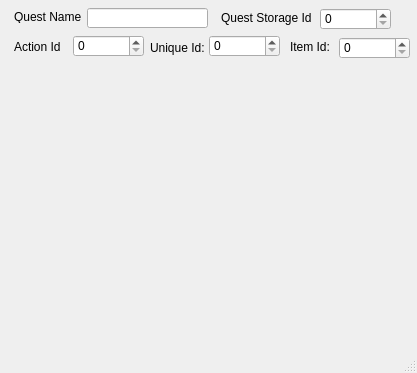
<?xml version="1.0" encoding="UTF-8"?>
<ui version="4.0">
 <class>QuestCreator</class>
 <widget class="QMainWindow" name="QuestCreator">
  <property name="geometry">
   <rect>
    <x>0</x>
    <y>0</y>
    <width>417</width>
    <height>373</height>
   </rect>
  </property>
  <property name="windowTitle">
   <string>MainWindow</string>
  </property>
  <widget class="QWidget" name="centralwidget">
   <widget class="QLabel" name="label">
    <property name="geometry">
     <rect>
      <x>14</x>
      <y>10</y>
      <width>67</width>
      <height>13</height>
     </rect>
    </property>
    <property name="text">
     <string>Quest Name:</string>
    </property>
   </widget>
   <widget class="QLineEdit" name="questName">
    <property name="geometry">
     <rect>
      <x>87</x>
      <y>8</y>
      <width>121</width>
      <height>20</height>
     </rect>
    </property>
    <property name="statusTip">
     <string>Enter the name of the quest here.</string>
    </property>
   </widget>
   <widget class="QLabel" name="label_2">
    <property name="geometry">
     <rect>
      <x>14</x>
      <y>40</y>
      <width>46</width>
      <height>13</height>
     </rect>
    </property>
    <property name="text">
     <string>Action Id:</string>
    </property>
   </widget>
   <widget class="QLabel" name="label_3">
    <property name="geometry">
     <rect>
      <x>290</x>
      <y>40</y>
      <width>46</width>
      <height>13</height>
     </rect>
    </property>
    <property name="text">
     <string>Item Id:</string>
    </property>
   </widget>
   <widget class="QLabel" name="label_4">
    <property name="geometry">
     <rect>
      <x>150</x>
      <y>40</y>
      <width>61</width>
      <height>16</height>
     </rect>
    </property>
    <property name="text">
     <string>Unique Id:</string>
    </property>
   </widget>
   <widget class="QLabel" name="label_5">
    <property name="geometry">
     <rect>
      <x>221</x>
      <y>10</y>
      <width>91</width>
      <height>16</height>
     </rect>
    </property>
    <property name="text">
     <string>Quest Storage Id:</string>
    </property>
   </widget>
   <widget class="QSpinBox" name="spinBox">
    <property name="geometry">
     <rect>
      <x>320</x>
      <y>8</y>
      <width>71</width>
      <height>22</height>
     </rect>
    </property>
   </widget>
   <widget class="QSpinBox" name="spinBox_2">
    <property name="geometry">
     <rect>
      <x>73</x>
      <y>35</y>
      <width>71</width>
      <height>22</height>
     </rect>
    </property>
   </widget>
   <widget class="QSpinBox" name="spinBox_3">
    <property name="geometry">
     <rect>
      <x>209</x>
      <y>35</y>
      <width>71</width>
      <height>22</height>
     </rect>
    </property>
   </widget>
   <widget class="QSpinBox" name="spinBox_4">
    <property name="geometry">
     <rect>
      <x>339</x>
      <y>37</y>
      <width>71</width>
      <height>22</height>
     </rect>
    </property>
   </widget>
  </widget>
  <widget class="QMenuBar" name="menubar">
   <property name="geometry">
    <rect>
     <x>0</x>
     <y>0</y>
     <width>417</width>
     <height>21</height>
    </rect>
   </property>
  </widget>
  <widget class="QStatusBar" name="statusbar"/>
 </widget>
 <resources/>
 <connections/>
</ui>
